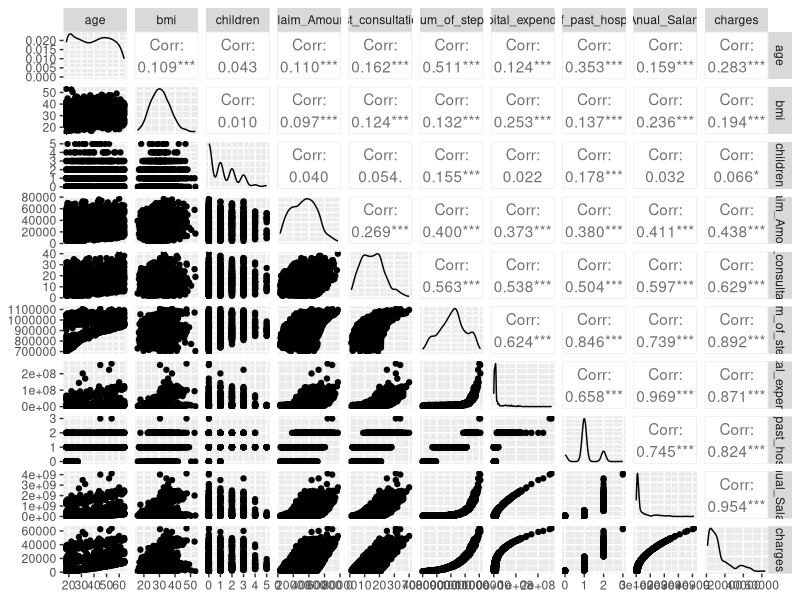
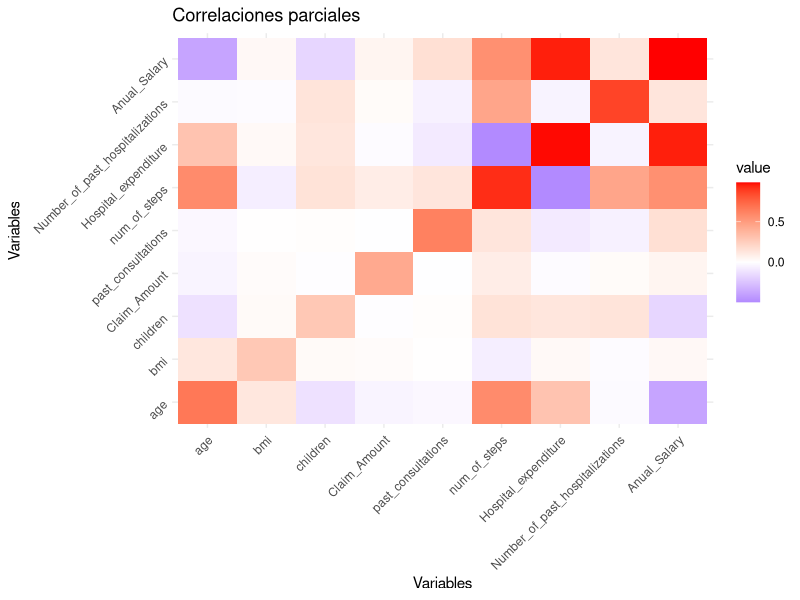
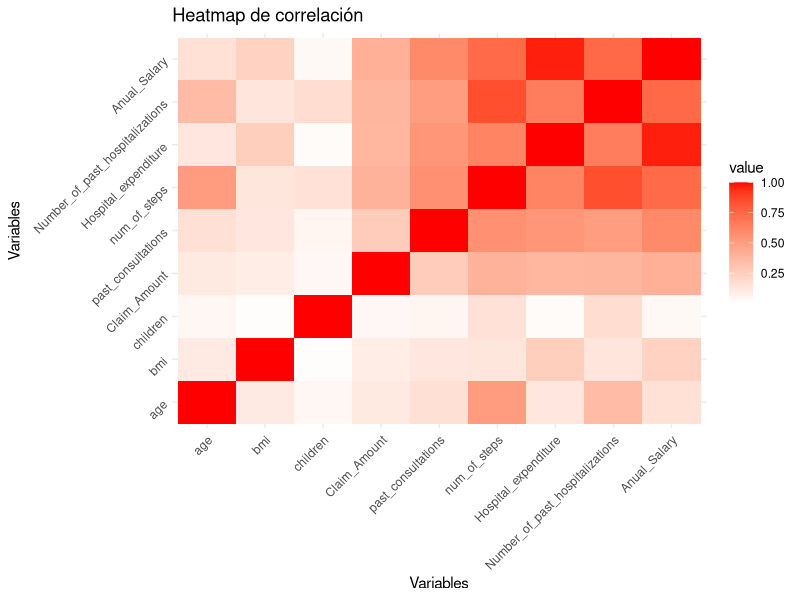
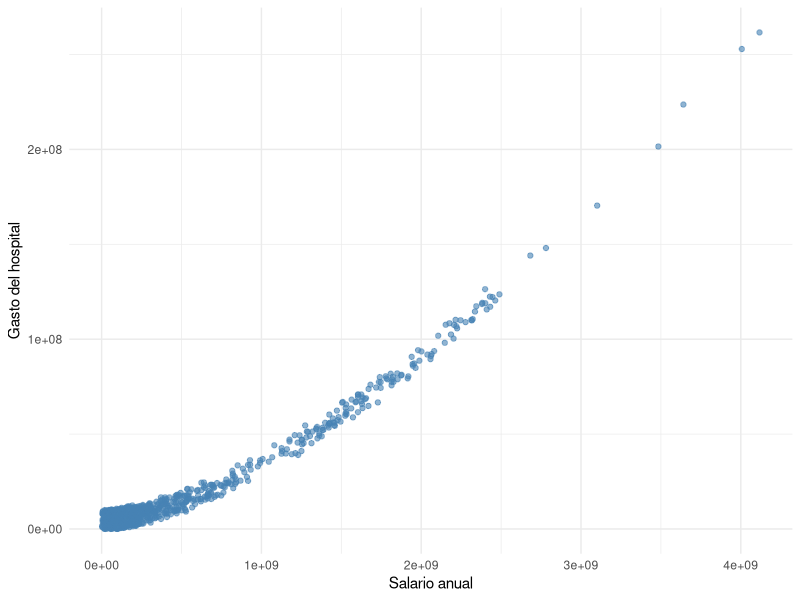
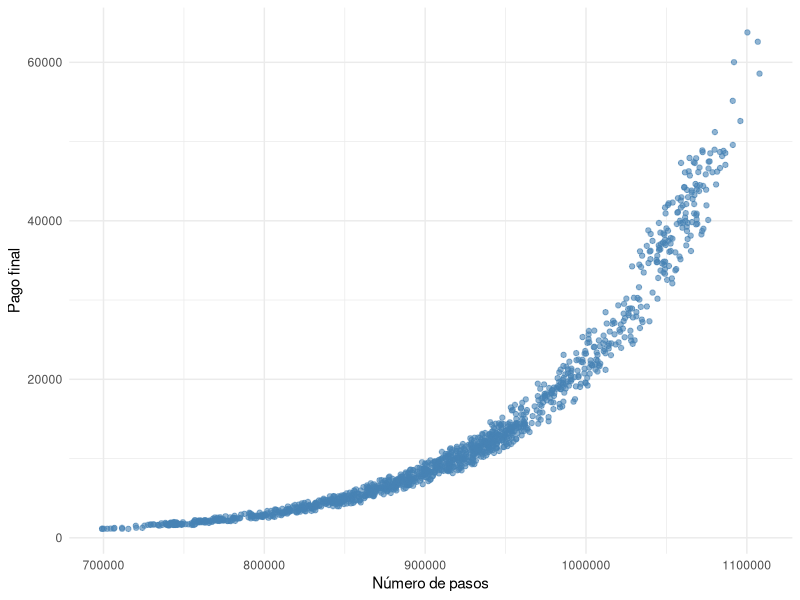
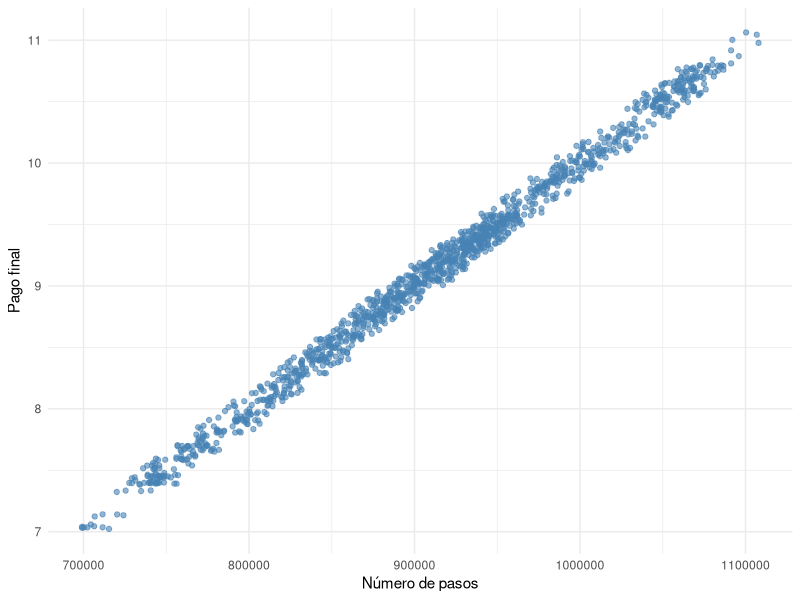
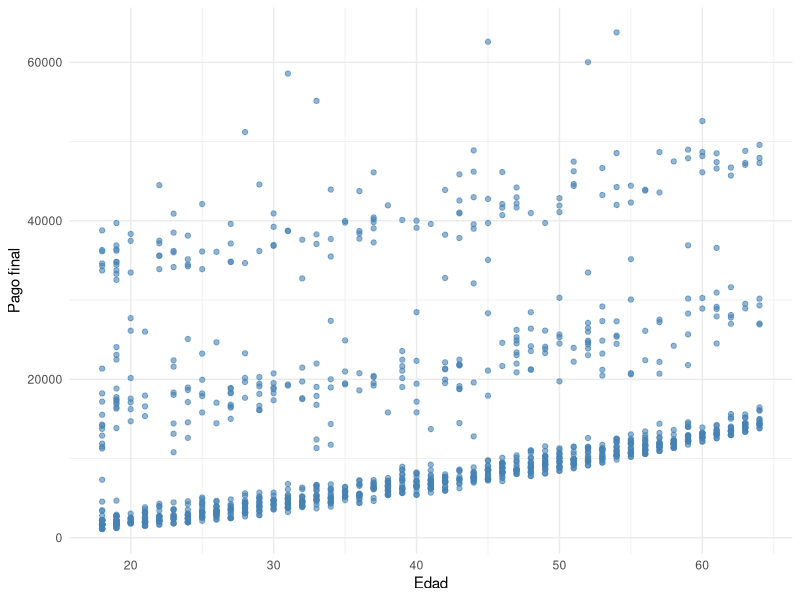
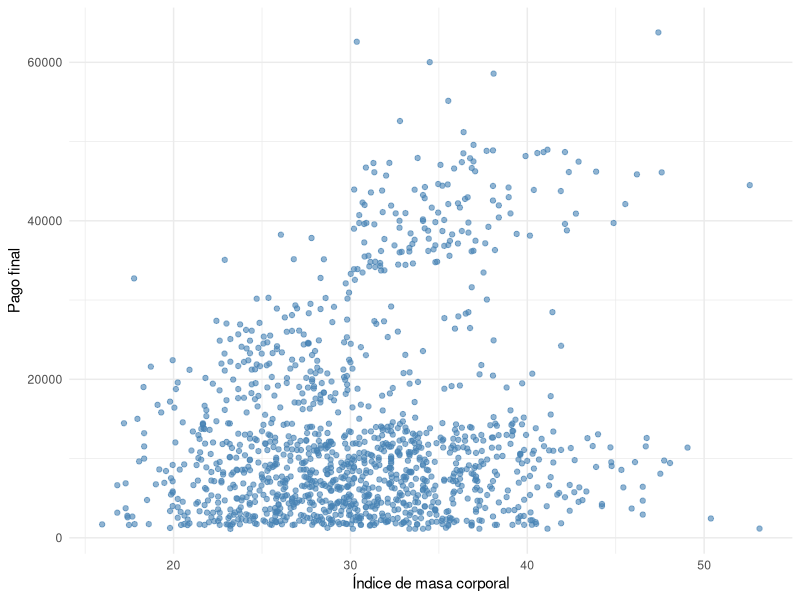

These charts were generated, in order, by the following R code:
## ---- chunk 1
#| output: false
#| warning: false
library(dplyr)
library(tidyr)
library(ggplot2)
library(reshape2)
## ---- chunk 2
datos <- readr::read_csv("./new_insurance_data.csv")
dplyr::glimpse(datos)
## ---- chunk 3
# Cantidad de observaciones
nrow(datos)

# Cantidad de observaciones con alguna variable faltante
sum(!complete.cases(datos))

datos <- tidyr::drop_na(datos)
## ---- chunk 4
covariables_numericas <- c(
  "age",
  "bmi",
  "children",
  "Claim_Amount",
  "past_consultations",
  "num_of_steps",
  "Hospital_expenditure",
  "Number_of_past_hospitalizations",
  "Anual_Salary"
)
columnas_numericas <- c(covariables_numericas, "charges")

GGally::ggpairs(datos[, columnas_numericas])
## ---- chunk 5
d.cor <- cor(datos[, covariables_numericas])
d.inv <- solve(d.cor)

d.corm <- sqrt(1-1/diag(d.inv))
pd <- length(d.corm)  


d.part <- d.inv
for (i in 1:pd) {
  for (j in 1:(i-1)) {
    d.part[i,j] <- -d.inv[i,j]/sqrt(d.inv[i,i]*d.inv[j,j])
  }
  d.part[i,i] <- d.corm[i]
  d.part[1:(i-1),i] <- d.part[i,1:(i-1)]  
}
d.part
## ---- chunk 6
vals_diag <- diag(d.part)
max_col_indices <- apply(d.part, 1, which.max)
idx_ordenados <- order(vals_diag, decreasing = TRUE)
ordenados_vals_diag <- vals_diag[idx_ordenados]
ordenados_max_cols <- max_col_indices[idx_ordenados]

data.frame(correlacion_parcial = ordenados_vals_diag)
## ---- chunk 7
#| echo: false
melt(d.part) |>
  ggplot(aes(Var1, Var2, fill = value)) +
    geom_tile() +
    scale_fill_gradient2(low = "blue", high = "red", mid = "white") +
    theme_minimal() +
    theme(
      axis.text.x = element_text(angle = 45, hjust = 1),
      axis.text.y = element_text(angle = 45, hjust = 1)
    ) +
    labs(
      title = "Correlaciones parciales", 
      x = "Variables", 
      y = "Variables"
    )
## ---- chunk 8
#| echo: false
matriz_cor <- datos |>
  dplyr::select(
    age,
    bmi,
    children,
    Claim_Amount,
    past_consultations,
    num_of_steps,
    Hospital_expenditure,
    Number_of_past_hospitalizations,
    Anual_Salary,
  ) |>
  cor()

melt(matriz_cor) |>
  ggplot(aes(Var1, Var2, fill = value)) +
    geom_tile() +
    scale_fill_gradient2(low = "blue", high = "red", mid = "white", midpoint = 0) +
    theme_minimal() +
    theme(
      axis.text.x = element_text(angle = 45, hjust = 1),
        axis.text.y = element_text(angle = 45, hjust = 1)
      ) +
    labs(title = "Heatmap de correlación", x = "Variables", y = "Variables")
## ---- chunk 9
datos |>
  ggplot(aes(x = Anual_Salary, y = Hospital_expenditure)) +
  geom_point(color = "steelblue", alpha = 0.6) +
  labs(x = "Salario anual", y = "Gasto del hospital") +
  theme_minimal()
## ---- chunk 10
datos |>
  ggplot(aes(x = num_of_steps, y = charges)) +
  geom_point(color = "steelblue", alpha = 0.6) +
  labs(x = "Número de pasos", y = "Pago final") +
  theme_minimal()
## ---- chunk 11
datos |>
  dplyr::mutate(scaled_rsp = log(charges)) |>
  ggplot(aes(x = num_of_steps, y = scaled_rsp)) +
  geom_point(color = "steelblue", alpha = 0.6) +
  labs(x = "Número de pasos", y = "Pago final") +
  theme_minimal()
## ---- chunk 12
datos |>
  ggplot(aes(x = age, y = charges)) +
  geom_point(color = "steelblue", alpha = 0.6) +
  labs(x = "Edad", y = "Pago final") +
  theme_minimal()
## ---- chunk 13
datos |>
  ggplot(aes(x = bmi, y = charges)) +
  geom_point(color = "steelblue", alpha = 0.6) +
  labs(x = "Índice de masa corporal", y = "Pago final") +
  theme_minimal()
## ---- chunk 14
datos |>
  ggplot(aes(x = children, y = charges)) +
  geom_point(color = "steelblue", alpha = 0.6) +
  labs(x = "Número de hijos", y = "Pago final") +
  theme_minimal()
## ---- chunk 15
datos |>
  ggplot(aes(x = past_consultations, y = charges)) +
  geom_point(color = "steelblue", alpha = 0.6) +
  labs(x = "Número de procedimientos pasados", y = "Pago final") +
  theme_minimal()
## ---- chunk 16
datos |>
  ggplot(aes(x = charges, color = region, fill = region)) +
    geom_density(alpha = 0.4) +
    labs(
      title = "Densidad de 'charges' para cada categoría de 'region'",
      x = "charges",
      y = "Densidad"
    ) +
    theme_minimal()
## ---- chunk 17
obs <- datos |>
  dplyr::select(
    sex,
    smoker,
    age,
    bmi,
    Claim_Amount,
    past_consultations,
    num_of_steps,
    Number_of_past_hospitalizations,
    Anual_Salary,
    charges
  )

set.seed(1234)
obs <- dplyr::sample_n(obs, 500)

openxlsx::write.xlsx(obs, './datos.xlsx')
## ---- chunk 18
dplyr::glimpse(obs)
## ---- chunk 19
sum.lm <- function(lmod) {
  summ <- summary(lmod)
  ci <- confint(lmod)
  summ$coefficients <- cbind(
    summ$coefficients[,1],
    ci,summ$coefficients[,2:4]
  )
  return(summ)
}

extraer_estadistica_f <- function(modelo) {
  return(summary(modelo)$fstatistic[1])
}

obtener_p_valor_de_estadistica_f <- function(modelo) {
  s <- summary(modelo)

  fval <- s$fstatistic["value"]
  df1 <- s$fstatistic["numdf"]
  df2 <- s$fstatistic["dendf"]

  return(pf(fval, df1, df2, lower.tail = FALSE))
}

extraer_info_t_student <- function(modelo) {
  df <- as.data.frame(summary(modelo)$coefficients)
  df <- df[-1, c(-1, -2)]

  df$es_significativo <- df[, 2] < 0.05
  return(df)
}

# Implementación básica de la función car::ncvTest, debido a que
# no me funciona descargar aquella librería.
ncvTest <- function(modelo, variable = NULL) {
  # Verifica si el modelo es lineal
  if (!inherits(modelo, "lm")) stop("El modelo debe ser de clase 'lm'")
  
  # Extrae los residuos y los valores ajustados
  residuos <- residuals(modelo)
  ajustados <- fitted(modelo)
  
  # Selecciona la variable de prueba
  if (is.null(variable)) {
    z <- ajustados  # por defecto, se usa contra los valores ajustados
  } else {
    datos_modelo <- model.frame(modelo)
    z <- datos_modelo[[variable]]
    if (is.null(z)) stop("Variable no encontrada en el marco del modelo")
  }
  
  # Calcula la estadística de prueba
  score <- sum(residuos^2 * z)
  informacion <- sum((residuos * z)^2)
  estadistico <- score^2 / informacion
  
  # Calcula el valor p
  valor_p <- 1 - pchisq(estadistico, df = 1)
  
  # Devuelve como objeto de prueba
  resultado <- list(statistic = estadistico, p.value = valor_p)
  class(resultado) <- "htest"
  return(resultado)
}

resaltar_n_puntos_con_mayor_apalancamiento <- function(modelo, n = 10) {
  graficos <- list()

  observaciones <- modelo$model[[1]]
  estimaciones <- modelo$fitted.values

  graficos$est_vs_obs <- function () {
    abs_resid <- abs(observaciones - estimaciones)
    top10_idx <- order(abs_resid, decreasing = TRUE)[1:n]

    plot(
      estimaciones, 
      observaciones,
      col = ifelse(1:length(observaciones) %in% top10_idx, "red", "black"),
      pch = 19,
      xlab = "estimaciones",
      ylab = "observaciones"
    )
    abline(a = 0, b = 1, col = "blue", lty = 2)
    abline(lm(observaciones ~ estimaciones), col = "darkgreen", lwd = 2)
  }

  graficos$est_vs_res <- function () {
    residuos <- modelo$residuals
    abs_resid <- abs(residuos)

    top10_idx <- order(abs_resid, decreasing = TRUE)[1:n]

    plot(
      estimaciones, 
      residuos,
      col = ifelse(1:length(residuos) %in% top10_idx, "red", "black"),
      pch = 19,
      xlab = "estimaciones",
      ylab = "residuos"
    )
    abline(h = 0, lty = 2, col = "blue")
  }

  return(graficos)
}

calcular_rse <- function(modelo) {
  k <- length(modelo$coefficients) - 1
  SSE <- sum(modelo$residuals**2)
  num_obs <- length(modelo$residuals)

  return(sqrt(SSE/(num_obs - (1+k))))
}
## ---- chunk 20
modelo_completo <- lm(charges ~ ., obs)
sum.lm(modelo_completo)
## ---- chunk 21
plot(
  modelo_completo$fitted.values,
  obs$charges,
  xlab ="Estimados",
  ylab="Observados",
  pch=20,
  cex=0.5
)
abline(0,1,col="red")
## ---- chunk 22
plot(
  modelo_completo$fitted.values,
  modelo_completo$residuals, 
  xlab ="estimados",
  ylab="residuos",
  pch=20,
  cex=0.5
)
abline(h=0,col="red")
## ---- chunk 23
ncvTest(modelo_completo)
## ---- chunk 24
qq_completo <- qqnorm(modelo_completo$residuals)
qqline(modelo_completo$residuals)
## ---- chunk 25
shapiro.test(modelo_completo$residuals)
## ---- chunk 26
shapiro.test(rstandard(modelo_completo))
## ---- chunk 27
anova(modelo_completo)
extraer_estadistica_f(modelo_completo)
obtener_p_valor_de_estadistica_f(modelo_completo)
## ---- chunk 28
extraer_info_t_student(modelo_completo)
## ---- chunk 29
modelo_completo.cd <- cooks.distance(modelo_completo)
modelo_completo.mcd <- mean(modelo_completo.cd)
## ---- chunk 30
modelo_completo.cooked_1 <- which(modelo_completo.cd > 3*modelo_completo.mcd)
modelo_completo.cooked_1
## ---- chunk 31
modelo_completo.cooked_2 <- which(modelo_completo.cd > (4 / dim(obs)))
modelo_completo.cooked_2
## ---- chunk 32
modelo_completo.graficos_apalancamiento <- resaltar_n_puntos_con_mayor_apalancamiento(modelo_completo, 10)

modelo_completo.graficos_apalancamiento$est_vs_obs()
modelo_completo.graficos_apalancamiento$est_vs_res()
## ---- chunk 33
obs_sin_aber <- obs[-modelo_completo.cooked_1,]
obs_sin_aber
## ---- chunk 34
mod_com_2 <- lm(charges ~ ., obs_sin_aber)
sum.lm(mod_com_2)
## ---- chunk 35
calcular_rse(modelo_completo)
calcular_rse(mod_com_2)
## ---- chunk 36
plot(
  mod_com_2$fitted.values,
  obs_sin_aber$charges,
  xlab ="Estimados",
  ylab="Observados",
  pch=20,
  cex=0.5
)
abline(0,1,col="red")
## ---- chunk 37
plot(
  mod_com_2$fitted.values,
  mod_com_2$residuals, 
  xlab ="estimados",
  ylab="residuos",
  pch=20,
  cex=0.5
)
abline(h=0,col="red")
## ---- chunk 38
ncvTest(mod_com_2)
## ---- chunk 39
qq_completo_2 <- qqnorm(mod_com_2$residuals)
qqline(mod_com_2$residuals)

shapiro.test(mod_com_2$residuals)
shapiro.test(rstandard(mod_com_2))
## ---- chunk 40
covariables_numericas.2 <- c(
  "age",
  "bmi",
  "Claim_Amount",
  "past_consultations",
  "num_of_steps",
  "Number_of_past_hospitalizations",
  "Anual_Salary"
)

d.cor.2 <- cor(obs_sin_aber[, covariables_numericas.2])
d.inv.2 <- solve(d.cor.2)

d.corm.2 <- sqrt(1-1/diag(d.inv.2))
pd.2 <- length(d.corm.2)  


d.part.2 <- d.inv.2
for (i in 1:pd.2) {
  for (j in 1:(i-1)) {
    d.part.2[i,j] <- -d.inv.2[i,j]/sqrt(d.inv.2[i,i]*d.inv.2[j,j])
  }
  d.part.2[i,i] <- d.corm.2[i]
  d.part.2[1:(i-1),i] <- d.part.2[i,1:(i-1)]  
}
d.part.2

vals_diag.2 <- diag(d.part.2)
max_col_indices.2 <- apply(d.part.2, 1, which.max)
idx_ordenados.2 <- order(vals_diag.2, decreasing = TRUE)
ordenados_vals_diag.2 <- vals_diag.2[idx_ordenados.2]

data.frame(correlacion_parcial = ordenados_vals_diag.2)
## ---- chunk 41
#| echo: false
melt(d.part.2) |>
  ggplot(aes(Var1, Var2, fill = value)) +
    geom_tile() +
    geom_text(aes(label = round(value, 2)), size = 3) +
    scale_fill_gradient2(low = "blue", high = "red", mid = "white") +
    theme_minimal() +
    theme(
      axis.text.x = element_text(angle = 45, hjust = 1),
      axis.text.y = element_text(angle = 45, hjust = 1)
    ) +
    labs(
      title = "Correlaciones parciales", 
      x = "Variables", 
      y = "Variables"
    )
## ---- chunk 42
modelo_nulo <- lm(charges ~ 1, obs_sin_aber)
modelo_completo.2 <- lm(charges ~ ., obs_sin_aber)
## ---- chunk 43
modelo_forward <- step(
  modelo_nulo,
  scope = list(
    lower = modelo_nulo,
    upper = modelo_completo.2
  ),
  direction = "forward",
  trace = 0
)

modelo_backward <- step(
  modelo_completo.2,
  scope = list(
    lower = modelo_nulo,
    upper = modelo_completo.2
  ),
  direction = "backward",
  trace = 0
)

modelo_both <- step(
  modelo_nulo,
  scope = list(
    lower = modelo_nulo,
    upper = modelo_completo.2
  ),
  direction = "both",
  trace = 0
)
## ---- chunk 44
sum.lm(modelo_forward)
sum.lm(modelo_backward)
sum.lm(modelo_both)
## ---- chunk 45
calcular_rse(modelo_forward)
calcular_rse(modelo_backward)
calcular_rse(modelo_both)
calcular_rse(modelo_completo)
calcular_rse(mod_com_2)
## ---- chunk 46
modelo_both
## ---- chunk 47
plot(
  modelo_both$fitted.values,
  obs_sin_aber$charges,
  xlab ="Estimados",
  ylab="Observados",
  pch=20,
  cex=0.5
)
abline(0,1,col="red")
## ---- chunk 48
plot(
  modelo_both$fitted.values,
  modelo_both$residuals, 
  xlab ="estimados",
  ylab="residuos",
  pch=20,
  cex=0.5
)
abline(h=0,col="red")
## ---- chunk 49
ncvTest(modelo_both)
## ---- chunk 50
qq_completo_3 <- qqnorm(modelo_both$residuals)
qqline(modelo_both$residuals)
## ---- chunk 51
shapiro.test(modelo_both$residuals)
shapiro.test(rstandard(modelo_both))
## ---- chunk 52
anova(modelo_both)
extraer_estadistica_f(modelo_both)
obtener_p_valor_de_estadistica_f(modelo_both)
## ---- chunk 53
extraer_info_t_student(modelo_both)
## ---- chunk 54
sum.lm(modelo_completo)
sum.lm(mod_com_2)
sum.lm(modelo_both)
## ---- chunk 55
modelo_both
